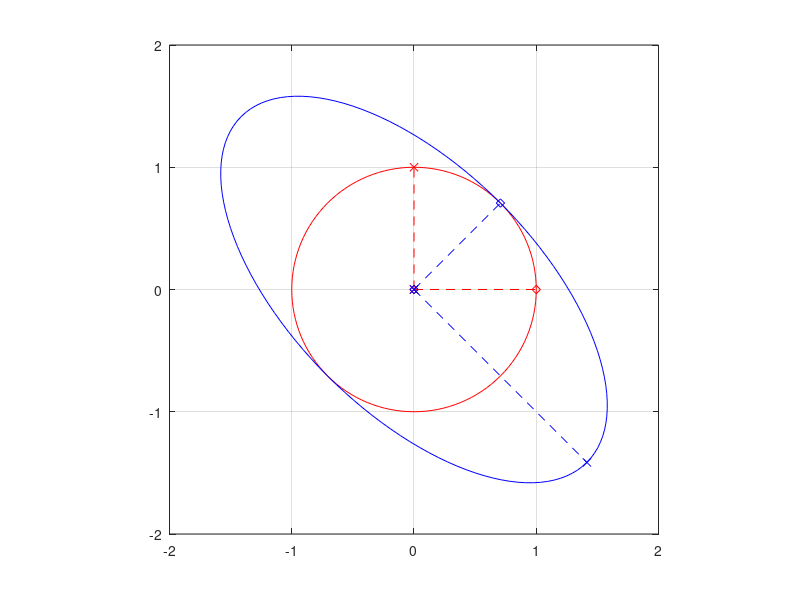

Source code (MATLAB):
% Figure 1

% Standard 2D cartesian coordinates
e1 = [1 0]';
e2 = [0 1]';

% Minor and Major semi-axes in an ellipse
ax1 = [ 1 1 ]';  ax1 = ax1/norm(ax1);
ax2 = [ 1 -1 ]'; ax2 = 2*ax2/norm(ax2);

% 2*pi takes you around the unit circle
theta = 0:(pi/64):(2*pi);

% First, plot the circle in RED
plot( e1(1)*cos(theta)+e2(1)*sin(theta), ...
      e1(2)*cos(theta)+e2(2)*sin(theta), ...
      'r-')

% hold the figure, so we can add to it
hold on

% Plot the coordinate axes
plot( [0 e1(1)], [0 e1(2)], 'r--d' )
plot( [0 e2(1)], [0 e2(2)], 'r--x' )

% Plot the ellipse
plot( ax1(1)*cos(theta)+ax2(1)*sin(theta), ...
      ax1(2)*cos(theta)+ax2(2)*sin(theta), ...
      'b-')

% Plot the semi-axes
plot( [0 ax1(1)], [0 ax1(2)], 'b--d' )
plot( [0 ax2(1)], [0 ax2(2)], 'b--x' )

% OK, we're done with this plot
hold off

% turn on the grid in the plot
grid on

% make the plot square (so circles look like circles!)
axis('square')